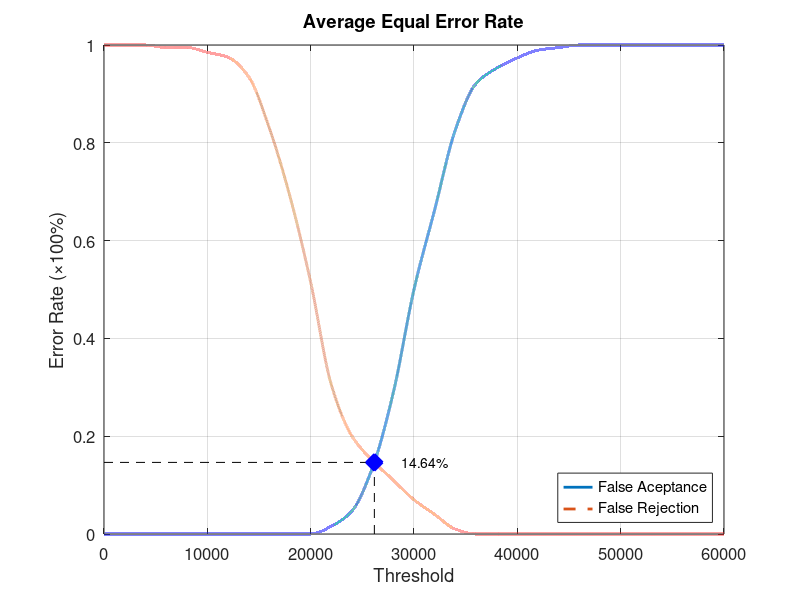
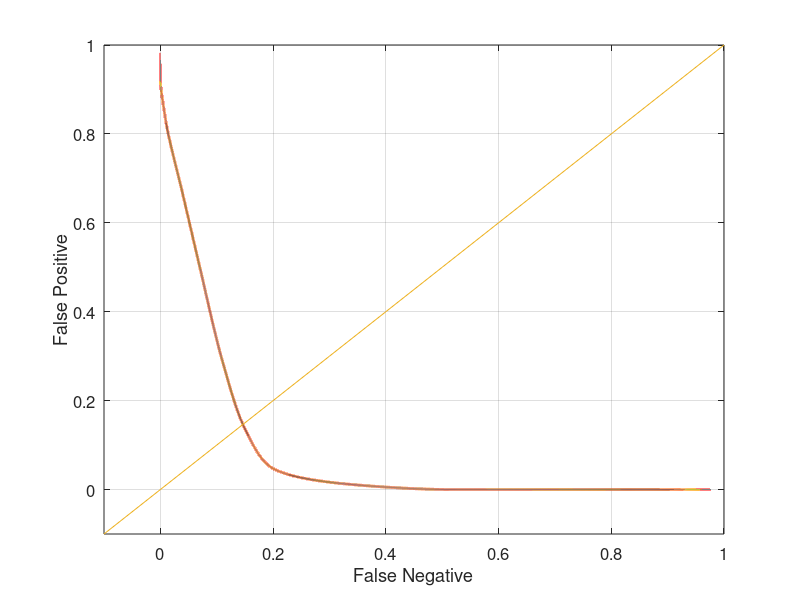

The MATLAB source for these figures, in order:
function yEER = Database4_2
close all;
clear;
clc;
x = 0:2000:60000;
xq = 0:0.5:60000;

y0 = [0 0 0 0 0 0 0 0 0 0 0 0.0157895 0.0473684 0.136842 0.289474 0.5 0.663158 0.826316 0.921053 0.952632 0.973684 0.989474 0.994737 1 1 1 1 1 1 1 1];
yy0 = interp1(x, y0, xq, 'pchip');
y1 = [1 1 1 0.995 0.995 0.985 0.975 0.935 0.83 0.69 0.515 0.305 0.2 0.15 0.11 0.07 0.04 0.01 0 0 0 0 0 0 0 0 0 0 0 0 0];
yy1 = interp1(x, y1, xq, 'pchip');

% Calculating EER: 
y2 = abs(y0 - y1);
find(y2 == min(y2))
yy2 = abs(yy0 - yy1);
xEER = find(yy2 == min(yy2));
xEERIndex = xq(xEER) % X-axis EER
yEER = yy0(xEER) % Y-axis EER

main = figure
plot(xq, yy0,'-','LineWidth', 2);	hold on
plot(xq, yy1,'--','LineWidth', 2);	hold on
plot([xEERIndex xEERIndex], [0 yEER], 'k--');	hold on
plot([0 xEERIndex], [yEER yEER], 'k--');	hold on
plot(xEERIndex, yEER, 'bx', 'LineWidth', 10);	hold on
text(xEERIndex + 10 * xEERIndex / 100, yEER, [num2str(round((10000 * yEER)) / 100) '%'])
legend('False Aceptance', 'False Rejection', 'Location', 'SouthEast')
xlabel('Threshold')
ylabel('Error Rate (\times100%)')
title('Average Equal Error Rate')
set(gca, 'FontSize', 12)
axis([0 60000 0 1])
grid on

print(main, 'Database4_2Main', '-dpng');
FNRxFPR = figure('Color', [1 1 1]);
plot(yy1, yy0, '-', yy1, yy0, 'LineWidth', 2);
hold on
y = -0.1:0.1:1
plot(y, y); 
set(gca, 'FontSize', 12)
xlabel('False Negative')
ylabel('False Positive')
axis([-0.1 1 -0.1 1])
set(gca, 'FontSize', 12)
grid on

print(FNRxFPR, 'Database4_2FNRxFPR','-dpng');
end
